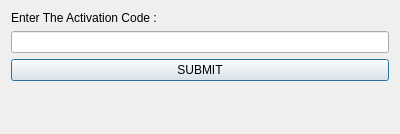
<?xml version="1.0" encoding="UTF-8"?>
<ui version="4.0">
 <class>ActivatonCodeClass</class>
 <widget class="QDialog" name="ActivatonCodeClass">
  <property name="geometry">
   <rect>
    <x>0</x>
    <y>0</y>
    <width>400</width>
    <height>134</height>
   </rect>
  </property>
  <property name="windowTitle">
   <string>Dialog</string>
  </property>
  <layout class="QVBoxLayout" name="verticalLayout_2">
   <item>
    <layout class="QVBoxLayout" name="verticalLayout">
     <item>
      <widget class="QLabel" name="label">
       <property name="text">
        <string>Enter The Activation Code : </string>
       </property>
      </widget>
     </item>
     <item>
      <widget class="QLineEdit" name="le_code"/>
     </item>
     <item>
      <widget class="QPushButton" name="pushButton">
       <property name="text">
        <string>SUBMIT</string>
       </property>
      </widget>
     </item>
    </layout>
   </item>
   <item>
    <spacer name="verticalSpacer">
     <property name="orientation">
      <enum>Qt::Vertical</enum>
     </property>
     <property name="sizeHint" stdset="0">
      <size>
       <width>20</width>
       <height>1</height>
      </size>
     </property>
    </spacer>
   </item>
   <item>
    <spacer name="horizontalSpacer">
     <property name="orientation">
      <enum>Qt::Horizontal</enum>
     </property>
     <property name="sizeHint" stdset="0">
      <size>
       <width>379</width>
       <height>20</height>
      </size>
     </property>
    </spacer>
   </item>
  </layout>
 </widget>
 <resources/>
 <connections/>
</ui>
